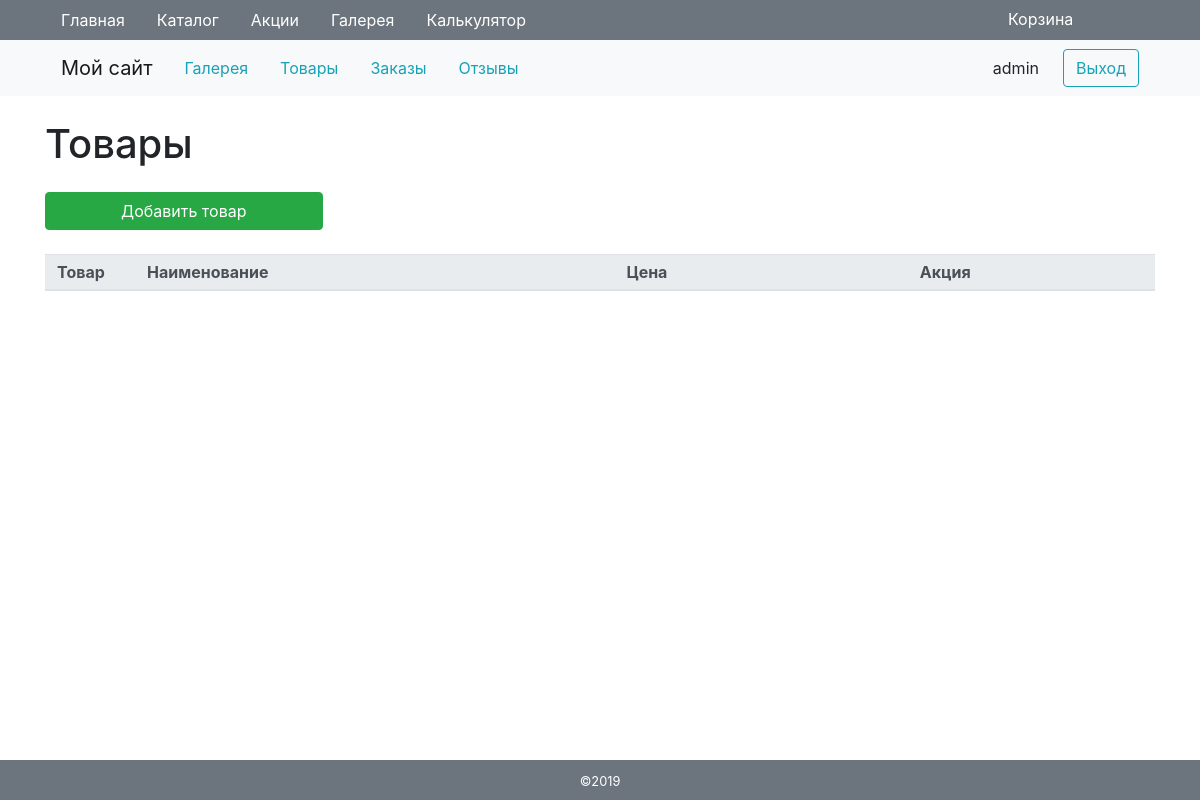
Page /goods/?page=2 (signed in) on the earlier database version.
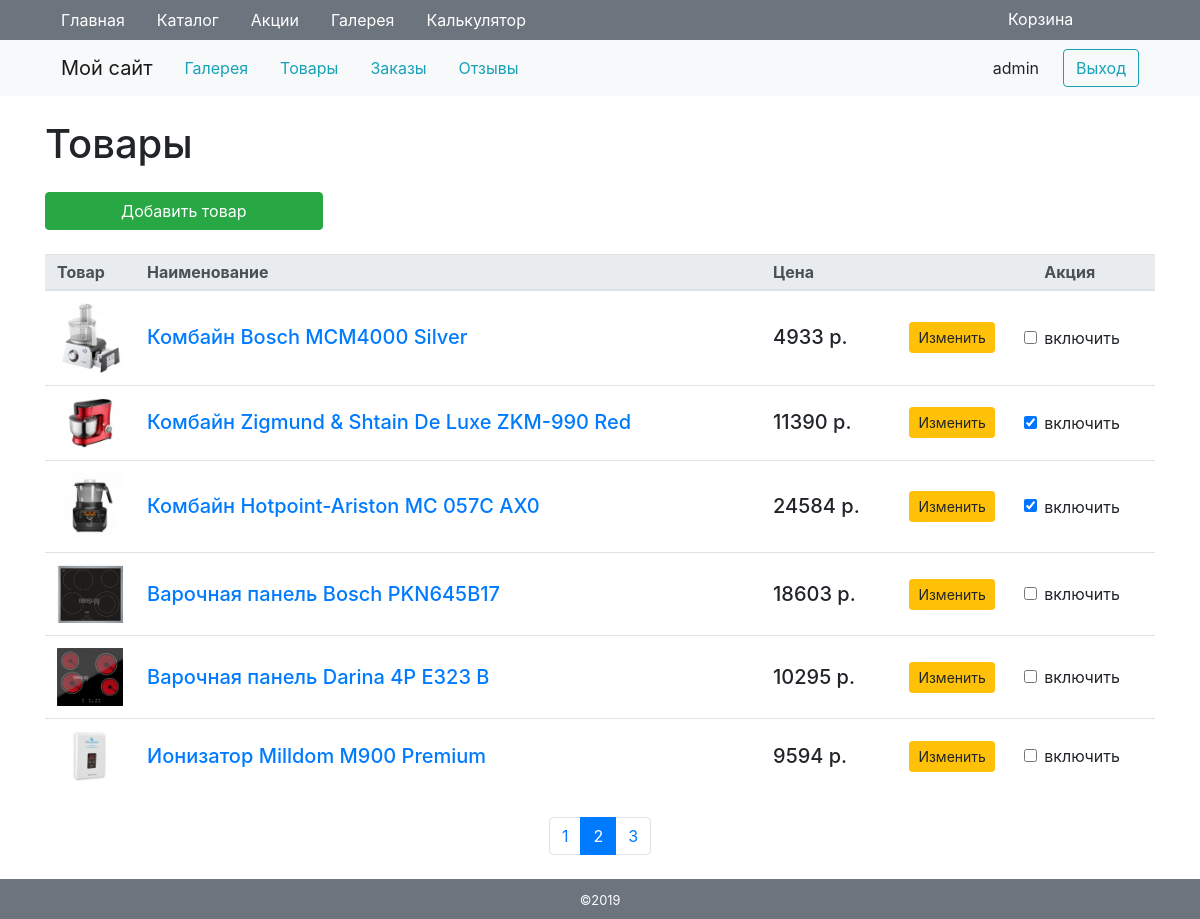
Same page on the later database version.
### tables this page shows
CREATE TABLE `goods` (
  `id` int(11) NOT NULL,
  `name` varchar(255) NOT NULL,
  `description` text,
  `image` varchar(128) DEFAULT NULL,
  `price` decimal(10,2) NOT NULL,
  `discount` tinyint(4) NOT NULL,
  `sale` bit(1) NOT NULL
);

### engine/db.php (called while the page is built, shortened)
<?php
function getDb() {
    static $db = null;
    if (is_null($db)) {
        $db = @mysqli_connect(HOST, USER, PASS, DB) or die('Error: ' . mysqli_connect_error());
    }
    return $db;
}
function getAssocResult($sql) {
    $db = getDb();
    $result = @mysqli_query($db, $sql) or die(mysqli_error($db));
    $array_result = [];
    while ($row = mysqli_fetch_assoc($result))
        $array_result[] = $row;
    return $array_result;
}

### engine/moduleGoods.php (called while the page is built, shortened)
<?php
function getProducts() {
    $sql = "SELECT id, name, image, price, discount, sale, price-price/100*discount as discount_price FROM goods";
    $start = getStartingPoint();
    $sql .= " LIMIT {$start}, " . PER_PAGE;
    return getAssocResult($sql);
}
function getStartingPoint() {
    $page = 0;
    if (isset($_GET['page'])) {
        $page = (int)$_GET['page'] - 1;
    }
    return $page * PER_PAGE;
}

### engine/functions.php (called while the page is built, shortened)
<?php
function imageProduct($img) {
    return $img;
}

### templates/goods.php (the view, shortened to what this page needs)
<h1>Товары</h1>
<p class="my-4">
    <a href="/product/" class="btn btn-success w-25">Добавить товар</a>
</p>
<table class="table table-hover my-3">
    <thead class="thead-light table-sm">
        <tr>
            <th style="width: 90px">Товар</th>
            <th>Наименование</th>
            <th>Цена</th>
            <th></th>
            <th>Акция</th>
        </tr>
    </thead>
    <tbody>
        <? foreach ($goods as $good): ?>
        <tr>
            <td>
                <img src="/catalog-img/<?=imageProduct($good['image']);?>" class="d-block mx-auto img-fluid" alt="<?=$good['name'];?>">
            </td>
            <td class="align-middle">
                <a href="/tovar/<?=$good['id'];?>" class="h5"><?=$good['name'];?></a>
            </td>
            <td class="align-middle">
                <span class="h5"><?=round($good['price']);?> р.</span>
            </td>
            <td class="align-middle">
                <a href="/product/<?=$good['id'];?>" class="btn btn-warning btn-sm">Изменить</a>
            </td>
            <td class="align-middle">
                <label class="form-check-label">
                    <input type="checkbox" name="sale" data-action="sale" data-id="<?=$good['id'];?>" class="form-check-input" <?=$good['sale']==1?'checked':'';?>> включить
                </label>
            </td>
        </tr>
        <? endforeach; ?>
    </tbody>
</table>
<? if($count_page > 1): ?>
<ul class="pagination justify-content-center my-4">
    <? for ($idx = 1; $idx <= $count_page; $idx++): ?>
    <li class="page-item <?=$idx==$current_page?'active':'';?>">
        <a class="page-link" href="/goods/?page=<?=$idx;?>"><?=$idx;?></a>
    </li>
    <? endfor; ?>
</ul>
<? endif; ?>

### templates/menu.php (shortened to what this page needs)
<ul class="nav">
    <? foreach ($menu as $item): ?>
    <li class="<?=(isset($item['items']))?'nav-item dropdown':'nav-item';?>">
        <a href="<?=$item['href'];?>" class="<?=$params['current']==trim($item['href'], '/')?'text-warning':''?> nav-link text-white">
            <?=$item['name'];?>
        </a>
    </li>
    <? endforeach; ?>
</ul>

Differences in the rows shown:
added goods: image (picture), name "Комбайн Bosch MCM4000 Silver", price "4933"
added goods: image (picture), name "Комбайн Zigmund & Shtain De Luxe ZKM-990 Red", price "11390", sale "☑"
added goods: image (picture), name "Комбайн Hotpoint-Ariston MC 057C AX0", price "24584", sale "☑"
added goods: image (picture), name "Варочная панель Bosch PKN645B17", price "18603"
added goods: image (picture), name "Варочная панель Darina 4P E323 B", price "10295"
added goods: image (picture), name "Ионизатор Milldom M900 Premium", price "9594"
Other differences:
new list line: "1"
new list line: "2"
new list line: "3"
